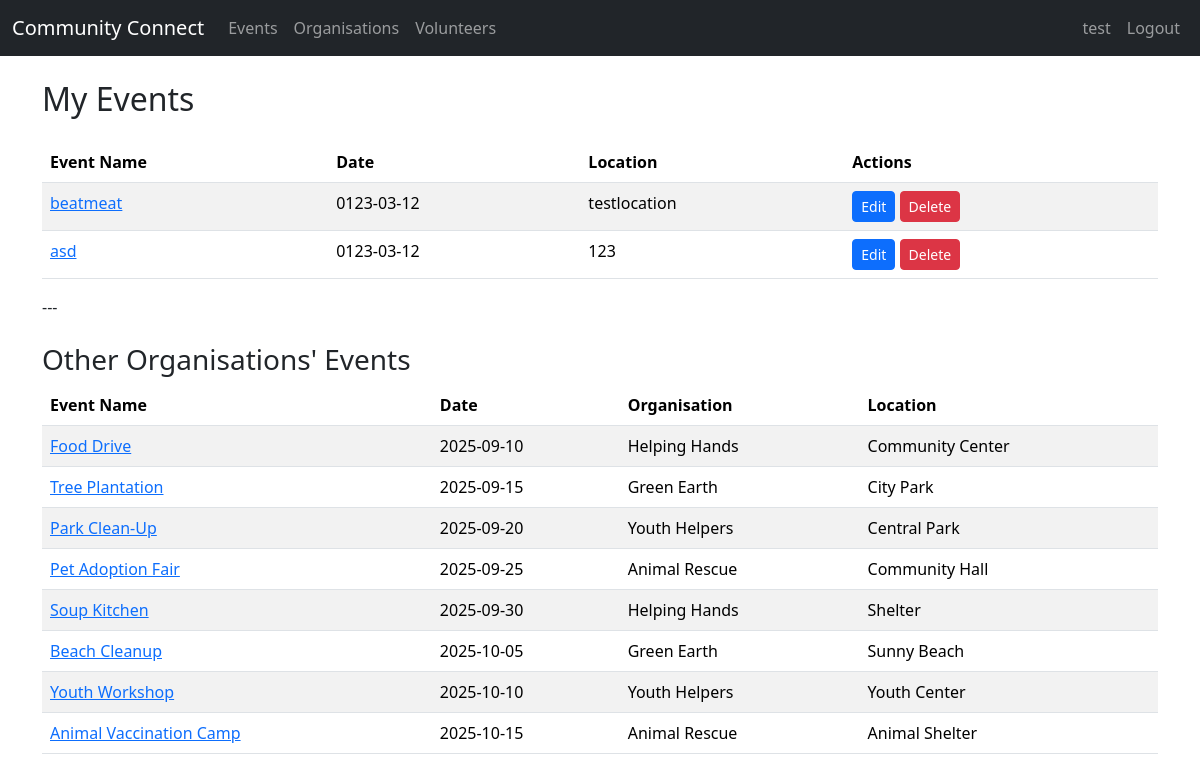
The app's page /organisation/events_full (signed in), older data.
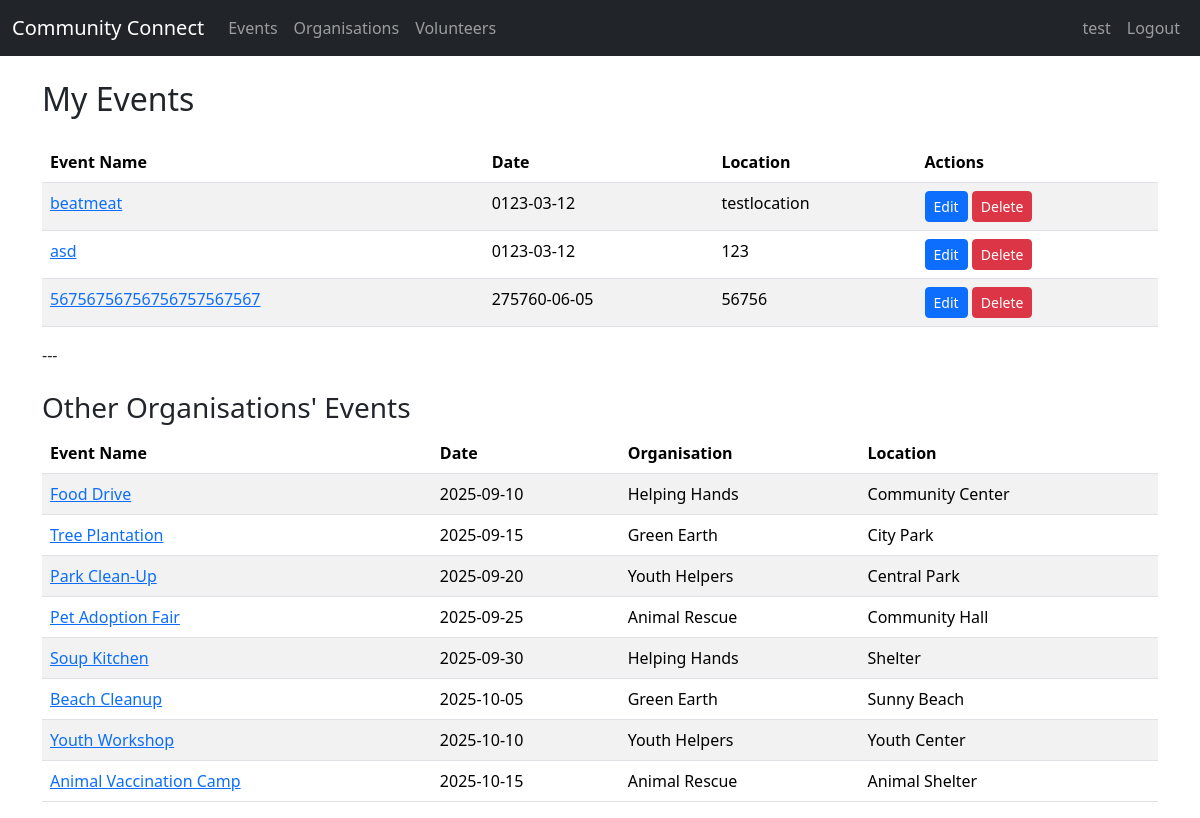
The same page, newer data.
### tables this page shows
CREATE TABLE Events (
    EventID INTEGER PRIMARY KEY AUTOINCREMENT,
    OrganisationID INTEGER,
    Name TEXT NOT NULL,
    Description TEXT,
    Date DATE,
    StartTime TIME,
    EndTime TIME,
    Location TEXT,
    Status TEXT,
    FOREIGN KEY (OrganisationID) REFERENCES Organisations(OrganisationID)
);

CREATE TABLE Organisations (
    OrganisationID INTEGER PRIMARY KEY AUTOINCREMENT,
    Name TEXT NOT NULL,
    Description TEXT,
    ContactPerson TEXT,
    Email TEXT UNIQUE,
    Password TEXT,
    Phone TEXT,
    Address TEXT,
    Website TEXT,
    Logo TEXT
);

### app.py (the view)
@app.route("/organisation/events_full")
@login_required
@org_required
def organisation_events_full():
    db = get_db()
    my_events = db.execute(
        """SELECT * FROM Events WHERE OrganisationID = ? ORDER BY Date""",
        (session["user_id"],)
    ).fetchall()
    other_events = db.execute(
        """SELECT e.*, o.Name AS OrgName
           FROM Events e
           JOIN Organisations o ON e.OrganisationID = o.OrganisationID
           WHERE e.OrganisationID != ?
           ORDER BY e.Date""",
        (session["user_id"],)
    ).fetchall()
    return render_template(
        "organisation_events_full.html",
        my_events=my_events,
        other_events=other_events
    )

### app.py (called while the page is built)
def get_db():
    db = getattr(g, "_database", None)
    if db is None:
        db = g._database = sqlite3.connect(DATABASE)
        db.row_factory = sqlite3.Row
    return db

@app.teardown_appcontext
def close_connection(exception):
    db = getattr(g, "_database", None)
    if db is not None:
        db.close()

def login_required(f):
    @wraps(f)
    def decorated_function(*args, **kwargs):
        if "user_id" not in session:
            flash("Please log in first.", "error")
            return redirect(url_for("login"))
        return f(*args, **kwargs)
    return decorated_function

def org_required(f):
    @wraps(f)
    def wrapper(*args, **kwargs):
        if session.get("account_type") != "organisation":
            flash("Organisations only.", "error")
            return redirect(url_for("index"))
        return f(*args, **kwargs)
    return wrapper

### templates/organisation_events_full.html
{% extends "base.html" %}
{% block content %}
<h2 class="mb-4">My Events</h2>
<table class="table table-striped">
    <thead>
        <tr>
            <th>Event Name</th>
            <th>Date</th>
            <th>Location</th>
            <th>Actions</th>
        </tr>
    </thead>
    <tbody>
        {% for event in my_events %}
        <tr>
            <td><a href="{{ url_for('view_event', event_id=event.EventID) }}">{{ event.Name }}</a></td>
            <td>{{ event.Date }}</td>
            <td>{{ event.Location }}</td>
            <td>
                <a href="{{ url_for('edit_event', event_id=event.EventID) }}" class="btn btn-sm btn-primary">Edit</a>
                <form action="{{ url_for('delete_event', event_id=event.EventID) }}" method="POST" class="d-inline">
                    <button type="submit" class="btn btn-sm btn-danger" onclick="return confirm('Are you sure?');">Delete</button>
                </form>
            </td>
        </tr>
        {% else %}
        <tr>
            <td colspan="4">No events found.</td>
        </tr>
        {% endfor %}
    </tbody>
</table>
---
<h3 class="mt-4">Other Organisations' Events</h3>
<table class="table table-striped">
    <thead>
        <tr>
            <th>Event Name</th>
            <th>Date</th>
            <th>Organisation</th>
            <th>Location</th>
        </tr>
    </thead>
    <tbody>
        {% for event in other_events %}
        <tr>
            <td><a href="{{ url_for('view_event', event_id=event.EventID) }}">{{ event.Name }}</a></td>
            <td>{{ event.Date }}</td>
            <td>{{ event.OrgName }}</td>
            <td>{{ event.Location }}</td>
        </tr>
        {% else %}
        <tr>
            <td colspan="4">No events found.</td>
        </tr>
        {% endfor %}
    </tbody>
</table>
{% endblock %}

Row changes from the older to the newer data that the page shows:
added Events: Name "56756756756756757567567", Date "275760-06-05", Location "56756", shown under "My Events"
